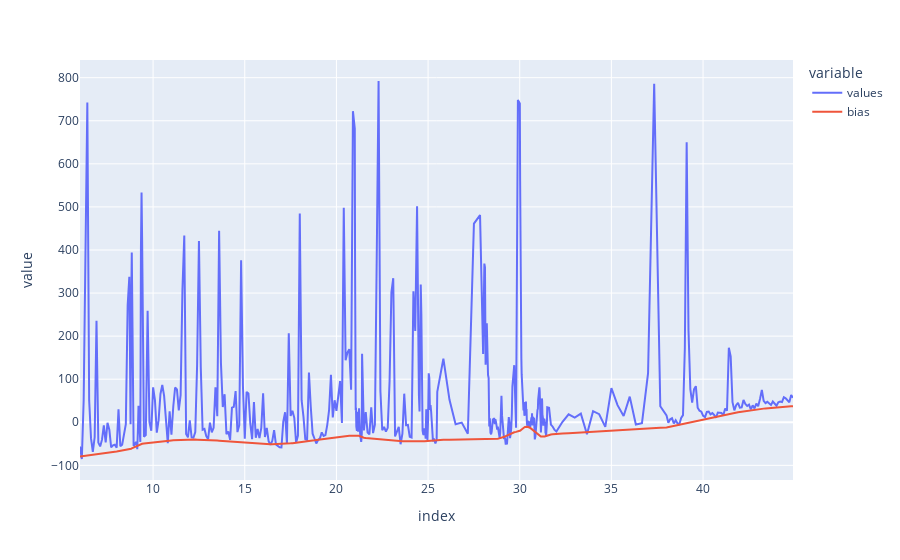

Notebook cell for this chart:
### Markdown cell above
Ensuite application du filtre passe bas sur ce minimum.<br>
Remarque : Ici le filtrage ne tient pas en compte les différentes zones, cette prise en compte est montrée dans la cellule suivante. Cela fait apparaitre des zones où la courbe de biais varie plus ou moins vite, ce qui n'est pas souhaitable.

### Code cell
bias = tools.butter_lowpass_filter(bias.squeeze(), tools.BIAS_FREQ, 1 / tools.PERIOD[2])
newdf['bias'] = bias[tools.PADDING : -tools.PADDING]
newdf.plot()

### Figure 1 — Plotly figure (JSON) as saved in the notebook; plotly's stock layout.template omitted (floating-point values rounded to 4 significant figures; data arrays with more than 128 entries replaced by an {"elided": "..."} marker saying what was removed)
{"data": [{"hovertemplate": "variable=values<br>index=%{x}<br>value=%{y}<extra></extra>", "legendgroup": "values", "line": {"color": "#636efa", "dash": "solid"}, "mode": "lines", "name": "values", "orientation": "v", "showlegend": true, "type": "scatter", "x": {"elided": "492 float values"}, "xaxis": "x", "y": {"elided": "492 float values"}, "yaxis": "y"}, {"hovertemplate": "variable=bias<br>index=%{x}<br>value=%{y}<extra></extra>", "legendgroup": "bias", "line": {"color": "#EF553B", "dash": "solid"}, "mode": "lines", "name": "bias", "orientation": "v", "showlegend": true, "type": "scatter", "x": {"elided": "492 float values"}, "xaxis": "x", "y": {"elided": "492 float values"}, "yaxis": "y"}], "layout": {"legend": {"title": {"text": "variable"}, "tracegroupgap": 0}, "margin": {"t": 60}, "xaxis": {"anchor": "y", "domain": [0, 1], "title": {"text": "index"}}, "yaxis": {"anchor": "x", "domain": [0, 1], "title": {"text": "value"}}}}
